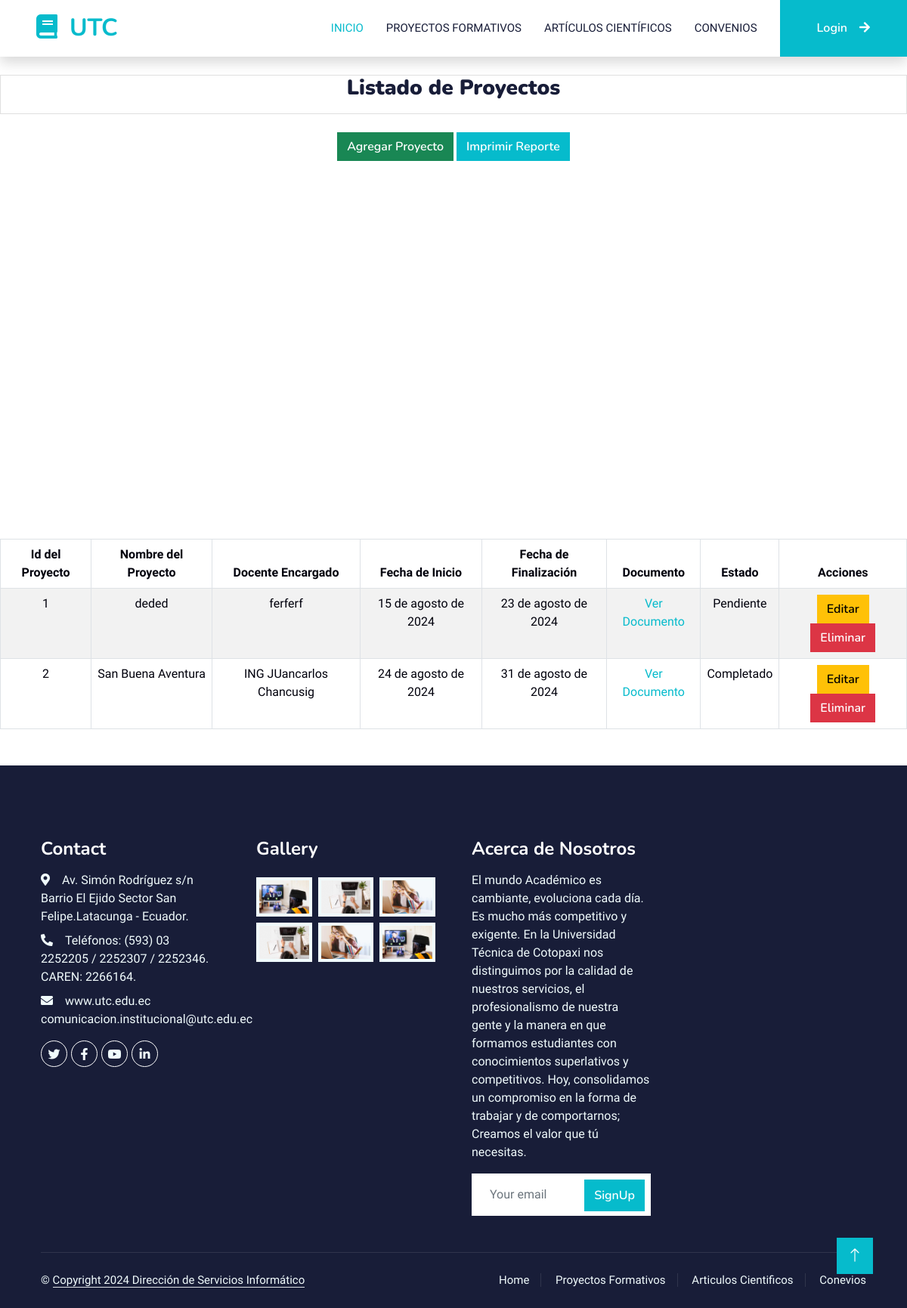
Screenshot of /listadoProyectos/ with the database file from the repository.
### Aplicaciones/Avance/models.py (models this page shows, shortened)
class Proyecto(models.Model):
    ESTADO_CHOICES = [
        ('Pendiente', 'Pendiente'),
        ('En Progreso', 'En Progreso'),
        ('Completado', 'Completado'),
    ]
    id = models.AutoField(primary_key=True)
    nombre = models.CharField(max_length=100)
    docente_encargado = models.CharField(max_length=100)
    fecha_inicio = models.DateField()
    fecha_fin = models.DateField()
    documento = models.FileField(upload_to='proyectos', null=True, blank=True)
    estado = models.CharField(max_length=20, choices=ESTADO_CHOICES, default='Pendiente')

### Aplicaciones/Avance/views.py (the view)
# urls.py: path('listadoProyectos/', views.ListadoProyectos, name='listado_proyectos'),
def ListadoProyectos(request):
    proyectos = Proyecto.objects.all()
    estado_count = {}
    for proyecto in proyectos:
        estado_count[proyecto.estado] = estado_count.get(proyecto.estado, 0) + 1
    data_for_chart = [['Estado', 'Cantidad']]
    for estado, count in estado_count.items():
        data_for_chart.append([estado, count])
    return render(request, "listadoProyectos.html", {
        'proyectos': proyectos,
        'data_for_chart': data_for_chart  # Pasar datos al contexto
    })

### Aplicaciones/Avance/templates/listadoProyectos.html (shortened to what this page needs)
{% extends "./plantilla.html" %}
{% block body %}
<br>
<div class="card">
    <div class="card-title text-center">
        <h3><b>Listado de Proyectos</b></h3>
    </div>
</div>
<br>
<div style="text-align: center;">
    <a href="{% url 'nuevoProyecto' %}" class="btn btn-success">Agregar Proyecto</a>
    <button class="btn btn-primary" onclick="printTable()">Imprimir Reporte</button>
</div>
<div id="chart_div" style="width: 900px; height: 500px; margin: auto;"></div>
<table class="table table-bordered table-striped table-hover text-center" id="tbl-proyectos">
    <thead>
        <tr>
            <th>Id del Proyecto</th>
            <th>Nombre del Proyecto</th>
            <th>Docente Encargado</th>
            <th>Fecha de Inicio</th>
            <th>Fecha de Finalización</th>
            <th>Documento</th>
            <th>Estado</th>
            <th>Acciones</th>
        </tr>
    </thead>
    <tbody>
        {% for proyectoTemporal in proyectos %}
        <tr>
            <td>{{ proyectoTemporal.id }}</td>
            <td>{{ proyectoTemporal.nombre }}</td>
            <td>{{ proyectoTemporal.docente_encargado }}</td>
            <td>{{ proyectoTemporal.fecha_inicio }}</td>
            <td>{{ proyectoTemporal.fecha_fin }}</td>
            <td>
                {% if proyectoTemporal.documento %}
                <a href="{{ proyectoTemporal.documento.url }}" target="_blank">Ver Documento</a>
                {% else %}
                No disponible
                {% endif %}
            </td>
            <td>{{ proyectoTemporal.estado }}</td>
            <td>
                <a href="{% url 'editarProyecto' proyectoTemporal.id %}" class="btn btn-warning">Editar</a>
                <a href="{% url 'eliminarProyecto' proyectoTemporal.id %}" onclick="return confirm('¿Estás seguro de eliminar?')" class="btn btn-danger">Eliminar</a>
            </td>
        </tr>
        {% endfor %}
    </tbody>
</table>
{% endblock %}

### Aplicaciones/Avance/templates/plantilla.html (shortened to what this page needs)
{% load static %}
<!DOCTYPE html>
<html lang="en">
<head>
    <link rel="stylesheet" href="https://cdn.jsdelivr.net/npm/bootstrap@5.3.2/dist/css/bootstrap.min.css"
>
    <link rel="stylesheet" href="//cdn.datatables.net/2.0.8/css/dataTables.dataTables.min.css">
    <link rel="stylesheet" href="https://cdnjs.cloudflare.com/ajax/libs/font-awesome/6.5.2/css/all.min.css" />
    <link rel="stylesheet" href="https://cdn.jsdelivr.net/gh/kartik-v/bootstrap-fileinput@5.5.0/css/fileinput.min.css">
    <link href="https://cdnjs.cloudflare.com/ajax/libs/font-awesome/5.10.0/css/all.min.css" rel="stylesheet">
    <link href="https://cdn.jsdelivr.net/npm/bootstrap-icons@1.4.1/font/bootstrap-icons.css" rel="stylesheet">
    <link href="{% static 'Plantilla/elearning-1.0.0/lib/animate/animate.min.css' %}" rel="stylesheet">
    <link href="{% static 'Plantilla/elearning-1.0.0/lib/owlcarousel/assets/owl.carousel.min.css' %}" rel="stylesheet">
    <link href="{% static 'Plantilla/elearning-1.0.0/css/bootstrap.min.css' %}" rel="stylesheet">
    <link href="{% static 'Plantilla/elearning-1.0.0/css/style.css' %}" rel="stylesheet">
</head>
<body>
    <nav class="navbar navbar-expand-lg bg-white navbar-light shadow sticky-top p-0">
        <a href="index.html" class="navbar-brand d-flex align-items-center px-4 px-lg-5">
            <h2 class="m-0 text-primary"><i class="fa fa-book me-3"></i>UTC</h2>
        </a>
        <div class="collapse navbar-collapse" id="navbarCollapse">
            <div class="navbar-nav ms-auto p-4 p-lg-0">
                <a href="{% url 'home' %}" class="nav-item nav-link active">Inicio</a>
                <a href="{% url 'listado_proyectos' %}" class="nav-item nav-link">Proyectos Formativos</a>
                <a href="{% url 'listado_articulos' %}" class="nav-item nav-link">Artículos Científicos</a>
                <a href="{% url 'listado_convenios' %}" class="nav-item nav-link">Convenios</a>
            </div>
            <a href="{% url 'login' %}" class="btn btn-primary py-4 px-lg-5 d-none d-lg-block">Login<i class="fa fa-arrow-right ms-3"></i></a>
        </div>
    </nav>
    {% block body %}
    {% endblock %}
    <div class="container-fluid bg-dark text-light footer pt-5 mt-5 wow fadeIn" data-wow-delay="0.1s">
        <div class="container py-5">
            <div class="row g-5">
                <div class="col-lg-3 col-md-6">
                    <h4 class="text-white mb-3">Contact</h4>
                    <p class="mb-2"><i class="fa fa-map-marker-alt me-3"></i>Av. Simón Rodríguez s/n Barrio El Ejido Sector San Felipe.Latacunga - Ecuador.</p>
                    <p class="mb-2"><i class="fa fa-phone-alt me-3"></i>Teléfonos: (593) 03 2252205 / 2252307 / 2252346. CAREN: 2266164. </p>
                    <p class="mb-2"><i class="fa fa-envelope me-3"></i>www.utc.edu.ec
                        comunicacion.institucional@utc.edu.ec</p>
                    <div class="d-flex pt-2">
                        <a class="btn btn-outline-light btn-social" href=""><i class="fab fa-twitter"></i></a>
                        <a class="btn btn-outline-light btn-social" href=""><i class="fab fa-facebook-f"></i></a>
                        <a class="btn btn-outline-light btn-social" href=""><i class="fab fa-youtube"></i></a>
                        <a class="btn btn-outline-light btn-social" href=""><i class="fab fa-linkedin-in"></i></a>
                    </div>
                </div>
                <div class="col-lg-3 col-md-6">
                    <h4 class="text-white mb-3">Gallery</h4>
                    <div class="row g-2 pt-2">
                        <div class="col-4">
                            <img class="img-fluid bg-light p-1" src="{% static 'Plantilla/elearning-1.0.0/img/course-1.jpg' %}" alt="">
                        </div>
                        <div class="col-4">
                            <img class="img-fluid bg-light p-1" src="{% static 'Plantilla/elearning-1.0.0/img/course-2.jpg' %}" alt="">
                        </div>
                        <div class="col-4">
                            <img class="img-fluid bg-light p-1" src="{% static 'Plantilla/elearning-1.0.0/img/course-3.jpg' %}" alt="">
                        </div>
                        <div class="col-4">
                            <img class="img-fluid bg-light p-1" src="{% static 'Plantilla/elearning-1.0.0/img/course-2.jpg' %}" alt="">
                        </div>
                        <div class="col-4">
                            <img class="img-fluid bg-light p-1" src="{% static 'Plantilla/elearning-1.0.0/img/course-3.jpg' %}" alt="">
                        </div>
                        <div class="col-4">
                            <img class="img-fluid bg-light p-1" src="{% static 'Plantilla/elearning-1.0.0/img/course-1.jpg' %}" alt="">
                        </div>
                    </div>
                </div>
                <div class="col-lg-3 col-md-6">
                    <h4 class="text-white mb-3">Acerca de Nosotros</h4>
                    <p>El mundo Académico es cambiante, evoluciona cada día. Es mucho más competitivo y exigente. En la Universidad Técnica de Cotopaxi nos distinguimos por la calidad de nuestros servicios, el profesionalismo de nuestra gente y la manera en que formamos estudiantes con conocimientos superlativos y competitivos. Hoy, consolidamos un compromiso en la forma de trabajar y de comportarnos; Creamos el valor que tú necesitas.</p>
                    <div class="position-relative mx-auto" style="max-width: 400px;">
                        <input class="form-control border-0 w-100 py-3 ps-4 pe-5" type="text" placeholder="Your email">
                        <button type="button" class="btn btn-primary py-2 position-absolute top-0 end-0 mt-2 me-2">SignUp</button>
                    </div>
                </div>
            </div>
        </div>
        <div class="container">
            <div class="copyright">
                <div class="row">
                    <div class="col-md-6 text-center text-md-start mb-3 mb-md-0">
                        &copy; <a class="border-bottom" href="#">Copyright 2024 Dirección de Servicios Informático</a>
                    </div>
                    <div class="col-md-6 text-center text-md-end">
                        <div class="footer-menu">
                            <a href="">Home</a>
                            <a href="">Proyectos Formativos</a>
                            <a href="">Articulos Cientificos</a>
                            <a href="">Conevios</a>
                        </div>
                    </div>
                </div>
            </div>
        </div>
    </div>
    <a href="#" class="btn btn-lg btn-primary btn-lg-square back-to-top"><i class="bi bi-arrow-up"></i></a>
</body>
</html>

### Tesis/static/Plantilla/elearning-1.0.0/css/style.css (style rules this page uses)
:root { --primary: #06BBCC; --light: #F0FBFC; --dark: #181d38; }
.back-to-top { position: fixed; display: none; right: 45px; bottom: 45px; z-index: 99; }
.btn { font-family: 'Nunito', sans-serif; font-weight: 600; transition: .5s; }
.btn.btn-primary, .btn.btn-secondary { color: #FFFFFF; }
.btn-lg-square { width: 48px; height: 48px; }
.btn-square, .btn-sm-square, .btn-lg-square { padding: 0; display: flex; align-items: center; justify-content: center; font-weight: normal; border-radius: 0px; }
.navbar-light .navbar-nav .nav-link { margin-right: 30px; padding: 25px 0; color: #FFFFFF; font-size: 15px; text-transform: uppercase; outline: none; }
.navbar-light .navbar-nav .nav-link:hover, .navbar-light .navbar-nav .nav-link.active { color: var(--primary); }
.navbar-light .navbar-brand, .navbar-light a.btn { height: 75px; }
.navbar-light .navbar-nav .nav-link { color: var(--dark); font-weight: 500; }
.navbar-light.sticky-top { top: -100px; transition: .5s; }
.footer .btn.btn-social { margin-right: 5px; width: 35px; height: 35px; display: flex; align-items: center; justify-content: center; color: var(--light); font-weight: normal; border: 1px solid #FFFFFF; border-radius: 35px; transition: .3s; }
.footer .copyright { padding: 25px 0; font-size: 15px; border-top: 1px solid rgba(256, 256, 256, .1); }
.footer .copyright a { color: var(--light); }
.footer .footer-menu a { margin-right: 15px; padding-right: 15px; border-right: 1px solid rgba(255, 255, 255, .1); }
.footer .footer-menu a:last-child { margin-right: 0; padding-right: 0; border-right: none; }

### Aplicaciones/Avance/templates/listadoProyectos.html (style rules this page uses)
.table-bordered > :not(caption) > * > * { border-width: 0 var(--bs-border-width); color: rgb(0, 0, 12); }

### rows the page displays
Proyecto: id "1", nombre "deded", docente_encargado "ferferf", fecha_inicio "15 de agosto de 2024", fecha_fin "23 de agosto de 2024", estado "Pendiente"
Proyecto: id "2", nombre "San Buena Aventura", docente_encargado "ING JUancarlos Chancusig", fecha_inicio "24 de agosto de 2024", fecha_fin "31 de agosto de 2024", estado "Completado"
